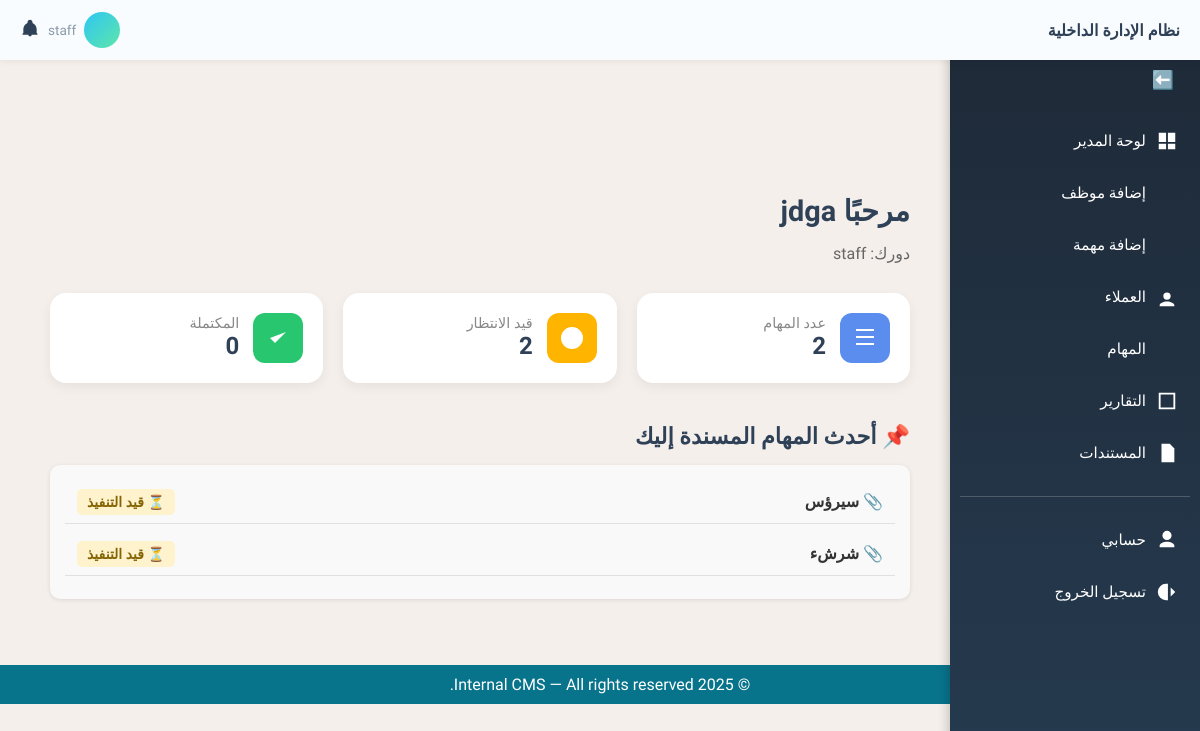
Before: / (signed in) with the older database file.
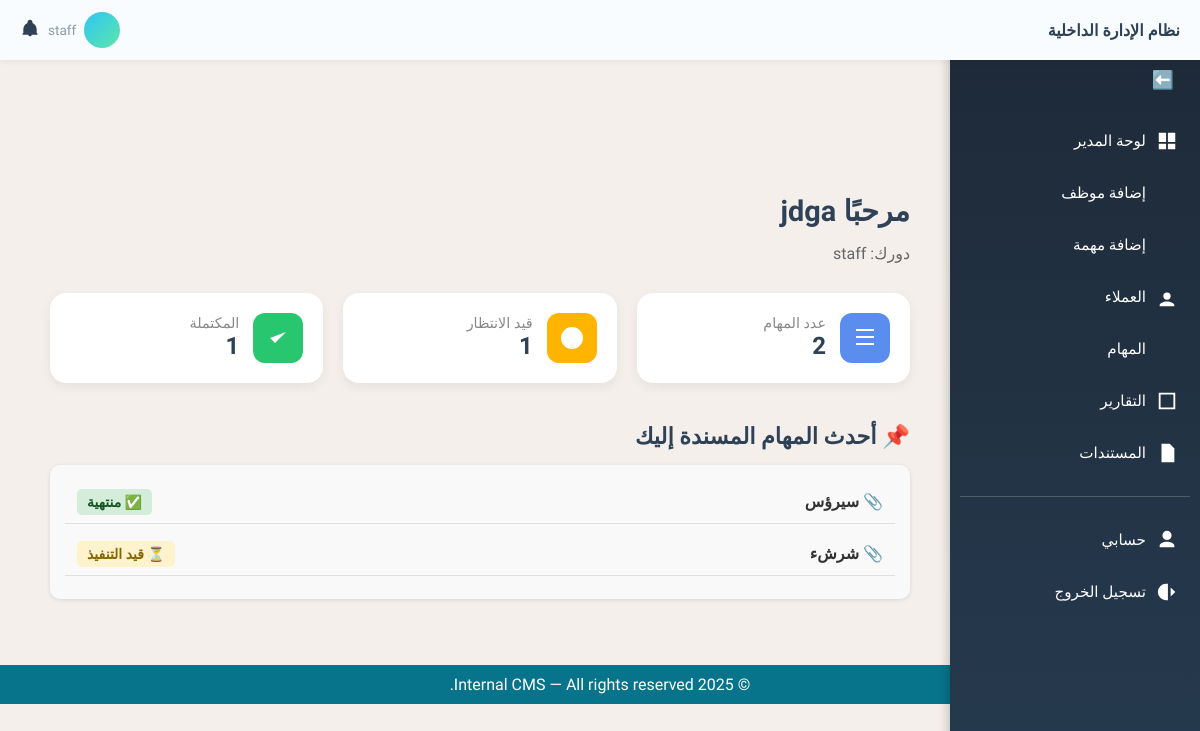
After: the same page with the newer database file.
### tasks/models.py (models this page shows, shortened)
class Task(models.Model):
    STATUS_CHOICES = [
        ('pending', 'قيد التنفيذ'),
        ('completed', 'منتهية'),
        ('overdue', 'متأخرة'),
    ]
    title = models.CharField(max_length=255, verbose_name='عنوان المهمة')
    description = models.TextField(blank=True, verbose_name='الوصف')
    assigned_to = models.ForeignKey(User, on_delete=models.SET_NULL, null=True, blank=True, verbose_name='الموظف المكلّف')
    client = models.ForeignKey(Client, on_delete=models.SET_NULL, null=True, blank=True, verbose_name='العميل')
    status = models.CharField(max_length=20, choices=STATUS_CHOICES, default='pending', verbose_name='الحالة')
    due_date = models.DateField(null=True, blank=True, verbose_name='تاريخ الاستحقاق')
    file_url = models.URLField(max_length=1024, blank=True, null=True, verbose_name='رابط الملف')
    file_path = models.CharField(max_length=512, blank=True, null=True, verbose_name='مسار الملف')
    documents = models.ManyToManyField('content.Document', blank=True, verbose_name='مستندات إضافية')
    created_at = models.DateTimeField(auto_now_add=True, verbose_name='تاريخ الإنشاء')
    class Meta:
        verbose_name = 'مهمة'
        verbose_name_plural = 'المهام'
        ordering = ['-created_at']  # ترتيب المهام الأحدث أولاً

### core/views.py (the view)
# urls.py: path('', views.dashboard_view, name='dashboard'),
@login_required
def dashboard_view(request):
    try:
        profile = request.user.userprofile
        role = getattr(profile.role, 'name', 'viewer')
    except UserProfile.DoesNotExist:
        role = 'viewer'
    context = {
        'role': role,
        'total_clients': 0,
        'total_tasks': 0,
        'total_documents': 0,
        'tasks_pending': 0,
        'tasks_completed': 0,
        'tasks_overdue': 0,
        'latest_tasks': [],
    }
    if role == 'admin':
        context.update({
            'total_clients': Client.objects.count(),
            'total_tasks': Task.objects.count(),
            'total_documents': Document.objects.count(),
            'tasks_pending': Task.objects.filter(status='pending').count(),
            'tasks_completed': Task.objects.filter(status='completed').count(),
            'tasks_overdue': Task.objects.filter(status='overdue').count(),
            'latest_tasks': Task.objects.select_related('assigned_to').order_by('-created_at')[:5],
        })
    elif role == 'staff':
        user = request.user
        assigned_tasks = Task.objects.filter(assigned_to=user)
        context.update({
            'total_tasks': assigned_tasks.count(),
            'tasks_pending': assigned_tasks.filter(status='pending').count(),
            'tasks_completed': assigned_tasks.filter(status='completed').count(),
            'latest_tasks': assigned_tasks.order_by('-created_at')[:3],
        })
    elif role == 'viewer':
        context['total_documents'] = Document.objects.filter(uploaded_by=request.user).count()
    template_map = {
        'admin': 'core/admin_dashboard.html',
        'staff': 'core/staff_dashboard.html',
        'viewer': 'core/viewer_dashboard.html',
    }
    template = template_map.get(role, 'core/admin_dashboard.html')
    return render(request, template, context)

### templates/core/staff_dashboard.html (shortened to what this page needs)
{% extends 'base.html' %}
{% load static %}
{% block content %}
<div class="dashboard">
  <h2 class="dashboard-title">مرحبًا {{ request.user.username }}</h2>
  <p class="dashboard-role">دورك: {{ role }}</p>
  <div class="stats-grid">
    {% if total_tasks %}
      <div class="stat-card">
        <div class="icon-box tasks"><svg viewBox="0 0 24 24"><path d="M3 3h18v2H3V3zm0 7h18v2H3v-2zm0 7h18v2H3v-2z"/></svg></div>
        <div class="stat-info">
          <span class="stat-title">عدد المهام</span>
          <span class="stat-value">{{ total_tasks }}</span>
        </div>
      </div>
      <div class="stat-card">
        <div class="icon-box pending"><svg viewBox="0 0 24 24"><path d="M12 7v5l3 3M12 1a11 11 0 1 0 11 11A11 11 0 0 0 12 1z"/></svg></div>
        <div class="stat-info">
          <span class="stat-title">قيد الانتظار</span>
          <span class="stat-value">{{ tasks_pending }}</span>
        </div>
      </div>
      <div class="stat-card">
        <div class="icon-box completed"><svg viewBox="0 0 24 24"><path d="M20 6L9 17l-5-5"/></svg></div>
        <div class="stat-info">
          <span class="stat-title">المكتملة</span>
          <span class="stat-value">{{ tasks_completed }}</span>
        </div>
      </div>
    {% endif %}
  </div>
  {% if latest_tasks %}
    <h3 class="latest-tasks-title">📌 أحدث المهام المسندة إليك</h3>
    <ul class="task-list">
      {% for task in latest_tasks %}
        <li class="task-item">
          <div class="task-title">
            <a href="{% url 'task_detail' task.id %}">📎 {{ task.title }}</a>
          </div>
          <div class="task-status">
            {% if task.status == 'pending' %}
              <span class="status status-pending">⏳ قيد التنفيذ</span>
            {% elif task.status == 'completed' %}
              <span class="status status-completed">✅ منتهية</span>
            {% elif task.status == 'overdue' %}
              <span class="status status-overdue">⏰ متأخرة</span>
            {% else %}
              <span class="status">❓ غير معروفة</span>
            {% endif %}
          </div>
        </li>
      {% empty %}
        <li>لا توجد مهام حالياً.</li>
      {% endfor %}
    </ul>
  {% endif %}
</div>
{% endblock %}

Changed rows visible on the page:
changed Task "سيرؤس": status "⏳ قيد التنفيذ" → "✅ منتهية"
Other visible differences:
{{ tasks_pending }}: "2" → "1"
{{ tasks_completed }}: "0" → "1"
